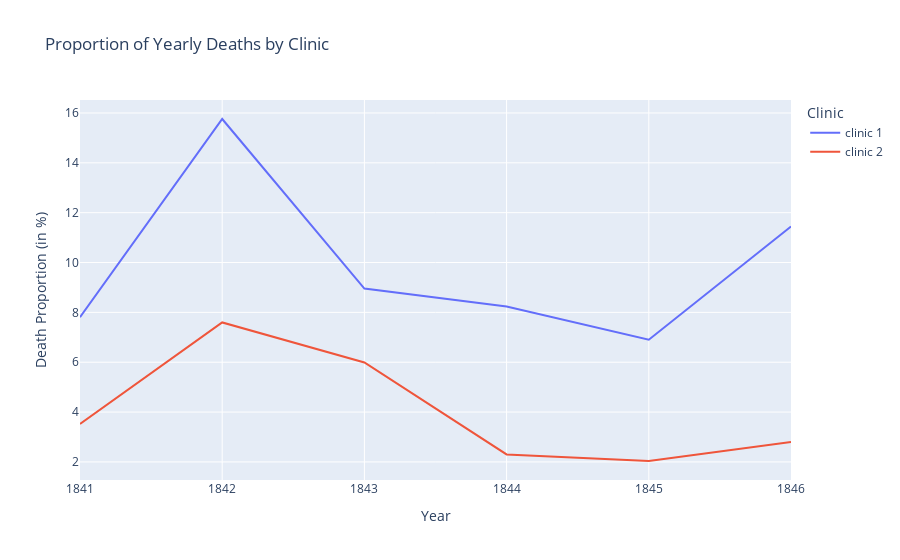

Notebook cell for this chart:
### Markdown cell above
### Plotting the Proportion of Yearly Deaths by Clinic

### Code cell
pctd_lc = px.line(
    title='Proportion of Yearly Deaths by Clinic',
    data_frame=df_yearly,
    x='year',
    y='pct_deaths',
    color='clinic',
    hover_name='pct_deaths',
    labels={
        'year': 'Year',
        'pct_deaths': 'Death Proportion (in %)',
        'clinic': 'Clinic'
    }
)

pctd_lc.show()

### Figure 1 — Plotly figure (JSON) as saved in the notebook; plotly's stock layout.template omitted (floating-point values rounded to 4 significant figures)
{"data": [{"hovertemplate": "<b>%{hovertext}</b><br><br>Clinic=clinic 1<br>Year=%{x}<br>Death Proportion (in %)=%{y}<extra></extra>", "hovertext": [7.806, 15.76, 8.954, 8.236, 6.901, 11.45], "legendgroup": "clinic 1", "line": {"color": "#636efa", "dash": "solid"}, "marker": {"symbol": "circle"}, "mode": "lines", "name": "clinic 1", "orientation": "v", "showlegend": true, "type": "scatter", "x": [1841, 1842, 1843, 1844, 1845, 1846], "xaxis": "x", "y": [7.806, 15.76, 8.954, 8.236, 6.901, 11.45], "yaxis": "y"}, {"hovertemplate": "<b>%{hovertext}</b><br><br>Clinic=clinic 2<br>Year=%{x}<br>Death Proportion (in %)=%{y}<extra></extra>", "hovertext": [3.522, 7.597, 5.988, 2.3, 2.036, 2.797], "legendgroup": "clinic 2", "line": {"color": "#EF553B", "dash": "solid"}, "marker": {"symbol": "circle"}, "mode": "lines", "name": "clinic 2", "orientation": "v", "showlegend": true, "type": "scatter", "x": [1841, 1842, 1843, 1844, 1845, 1846], "xaxis": "x", "y": [3.522, 7.597, 5.988, 2.3, 2.036, 2.797], "yaxis": "y"}], "layout": {"legend": {"title": {"text": "Clinic"}, "tracegroupgap": 0}, "title": {"text": "Proportion of Yearly Deaths by Clinic"}, "xaxis": {"anchor": "y", "domain": [0, 1], "title": {"text": "Year"}}, "yaxis": {"anchor": "x", "domain": [0, 1], "title": {"text": "Death Proportion (in %)"}}}}
